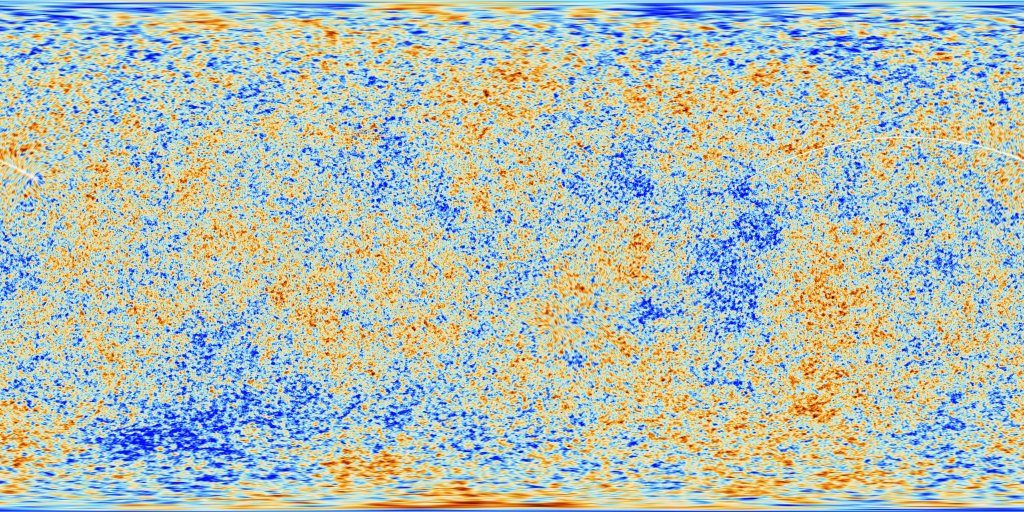
#> input picture app/src/main/assets/cmb.jpg, 2048 x 1024 px (shown at 1/2 size)
$ python stars_to_eq.py ../app/src/main/assets/cmb.jpg out.png
#> lines starting #> are read from the running program, lines starting #| are printed output that depends on the picture
#!/usr/bin/env python3
"""Žvaigždžių fono konvertavimas: galaktinės koordinatės (centras l=0, b=0; l didėja į kairę; b=+90 apačioje) ->
lygiakampė RA/Dec (u: RA −180..180, v: Dec +90..−90), IAU J2000 matrica. Naudojimas: stars_to_eq.py įvestis išvestis.jpg"""
import sys, numpy as np
from PIL import Image
s = np.asarray(Image.open(sys.argv[1]).convert('RGB')).astype(np.float32); H, W = s.shape[:2]
#> after `H, W = s.shape[:2]`: H = 1024; W = 2048
M = np.array([[-0.0548755604, -0.8734370902, -0.4838350155], [0.4941094279, -0.4448296300, 0.7469822445],
              [-0.8676661490, -0.1980763734, 0.4559837762]])          # pusiaujo -> galaktinė
OW, OH = 4096, 2048
ra = np.radians(-180 + 360 * (np.arange(OW) + 0.5) / OW); de = np.radians(90 - 180 * (np.arange(OH) + 0.5) / OH)
RA, DE = np.meshgrid(ra, de)
g = np.stack([np.cos(DE) * np.cos(RA), np.cos(DE) * np.sin(RA), np.sin(DE)], -1) @ M.T
l = np.degrees(np.arctan2(g[..., 1], g[..., 0])); b = np.degrees(np.arcsin(np.clip(g[..., 2], -1, 1)))
xi = (W / 2 - l / 360 * W - 0.5) % W; yi = np.clip(H / 2 + b / 180 * H - 0.5, 0, H - 1)   # šaltinyje galaktikos šiaurė apačioje
x0 = np.floor(xi).astype(int); y0 = np.floor(yi).astype(int); x1 = (x0 + 1) % W; y1 = np.minimum(y0 + 1, H - 1)
#> after `x0 = np.floor(xi).astype(int)`:
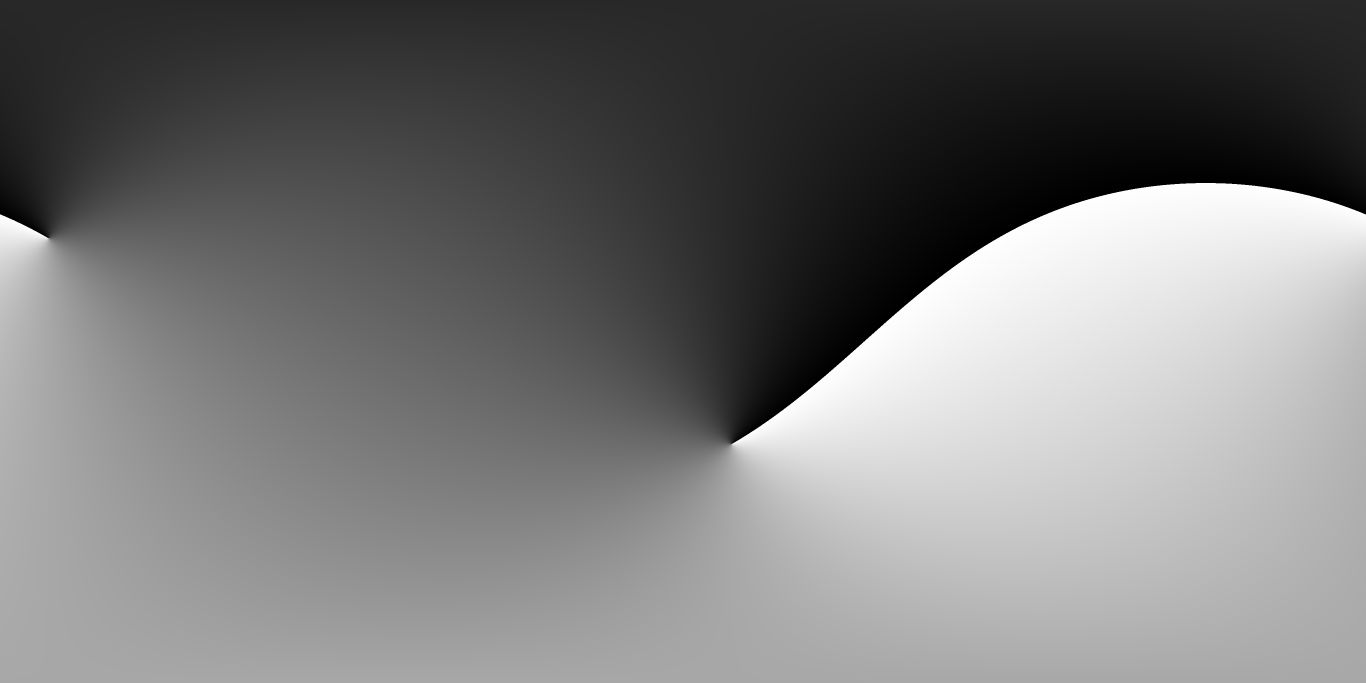
#> xi: shape (2048, 4096) float64 (shown at 1/3 size); min 0.000287, max 2048, mean 964.9; drawn with min black and max white
#> after `y0 = np.floor(yi).astype(int)`:
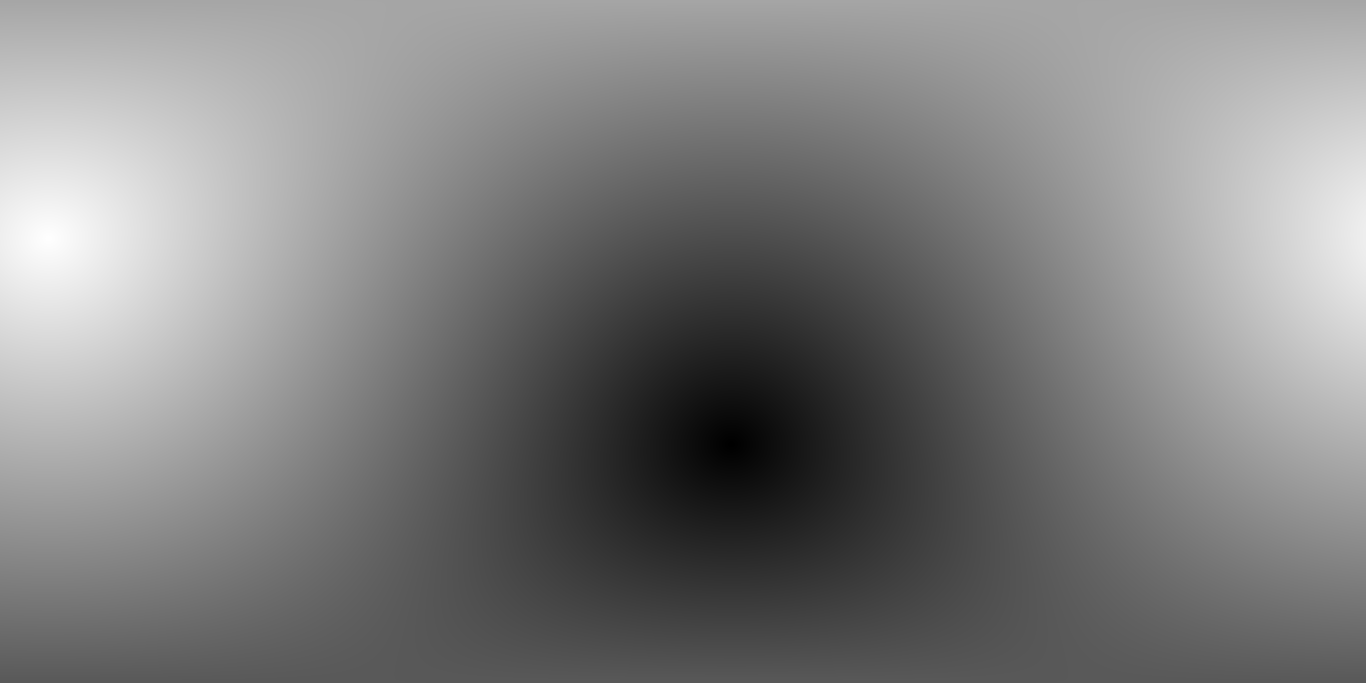
#> yi: shape (2048, 4096) float64 (shown at 1/3 size); min 0, max 1023, mean 511.5; drawn with min black and max white
ax = (xi - x0)[..., None]; ay = (yi - y0)[..., None]
out = (s[y0, x0] * (1 - ax) + s[y0, x1] * ax) * (1 - ay) + (s[y1, x0] * (1 - ax) + s[y1, x1] * ax) * ay
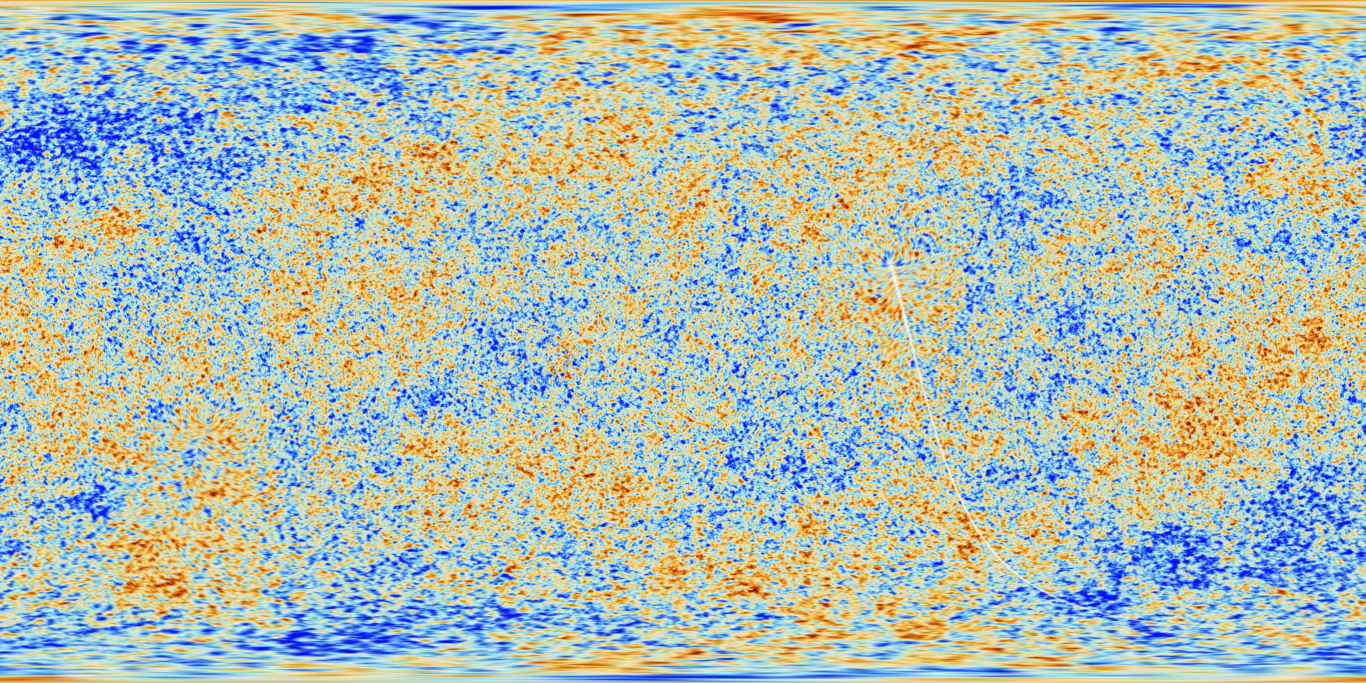
#> out: shape (2048, 4096, 3) float64 (shown at 1/3 size); mean R, G, B 177.6, 190.9, 181.6
Image.fromarray(np.clip(out * 2.2, 0, 255).astype(np.uint8)).save(sys.argv[2], quality=92)
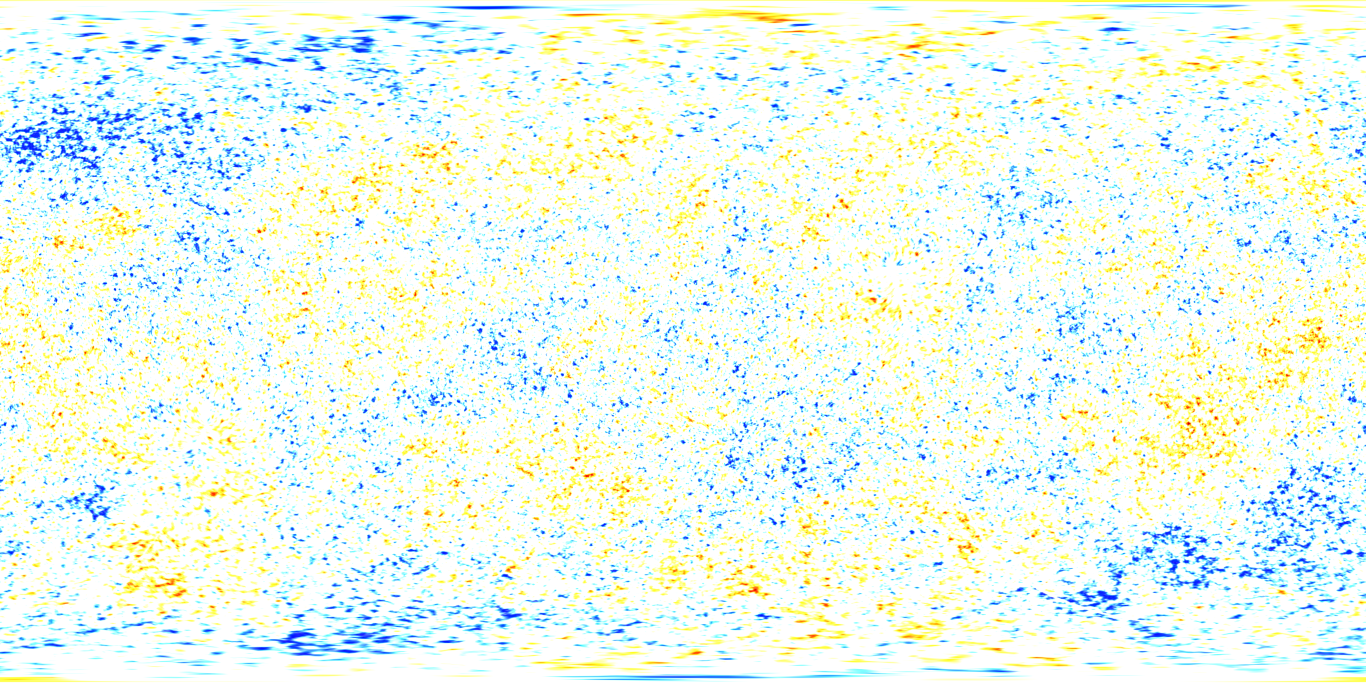
#> saved as out.png: PIL image 4096x2048 RGB (shown at 1/3 size); mean R, G, B 238.6, 249.1, 238.4

$ run again, on app/src/main/assets/moon.jpg
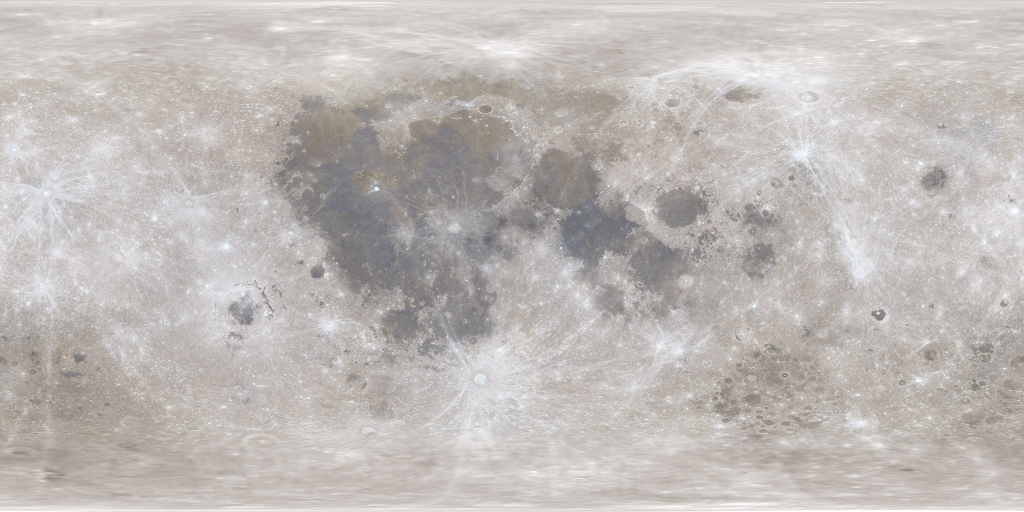
#> input picture app/src/main/assets/moon.jpg, 2048 x 1024 px (shown at 1/2 size)
#> `out = (s[y0, x0] * (1 - ax) + s[y0, x1] * ax) * (1 - ay) + (s[y1, x0] ..`:
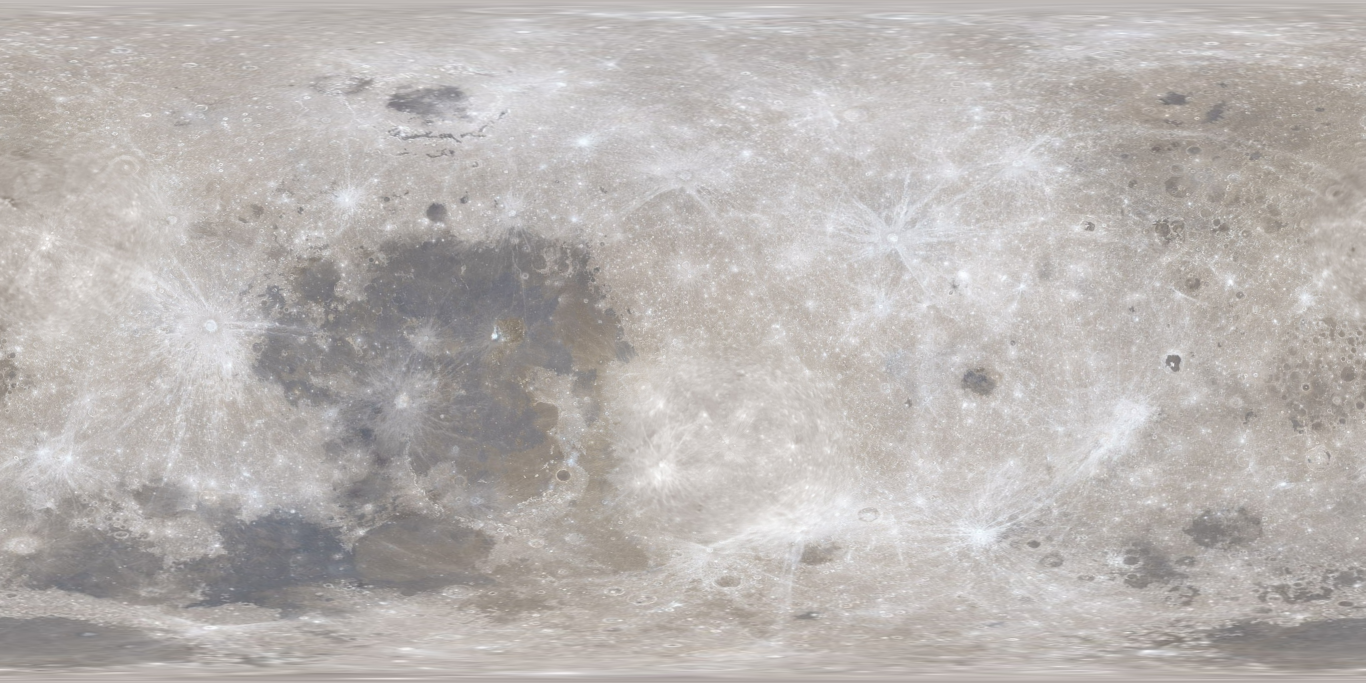
#> out: shape (2048, 4096, 3) float64 (shown at 1/3 size); mean R, G, B 186, 181.2, 178.6
